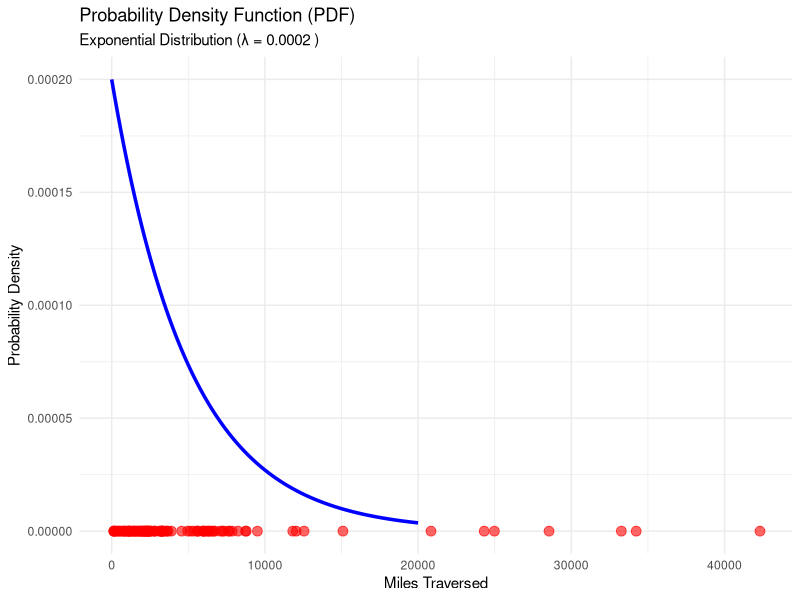
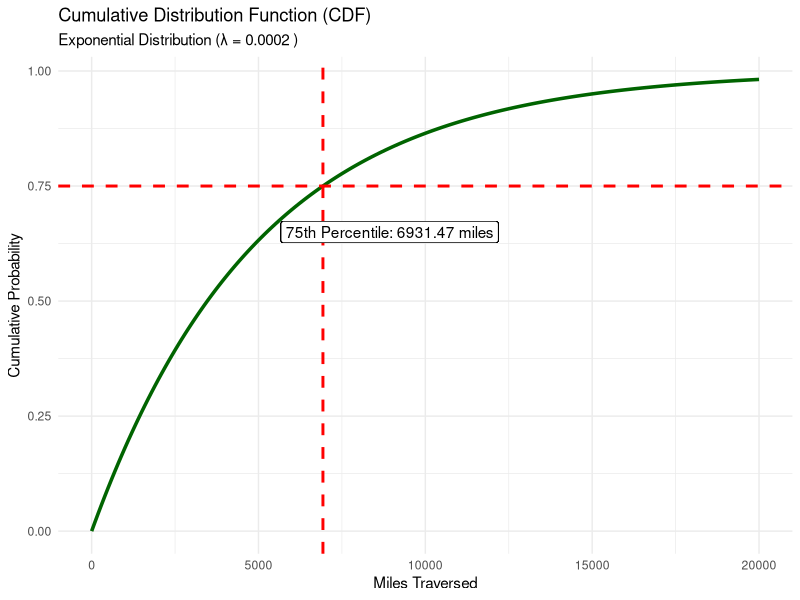

The R script that drew these images, in order:
## ---- chunk 1

## ---- chunk 2

# Load the necessary library for plotting
library(ggplot2)

# Set the rate parameter (lambda). For this example, 1/5000 failures per mile.
lambda <- 1/5000

# ----- PDF Plot (same as before) -----
# Create a data frame for the exponential distribution PDF
pdf_df <- data.frame(x = seq(0, 20000, by = 100))
pdf_df$y <- dexp(pdf_df$x, rate = lambda)

# Create a sample of 100 random failure times
set.seed(42)
sample_failures <- rexp(100, rate = lambda)

# Plot the PDF and the sample data
pdf_plot <- ggplot(pdf_df, aes(x, y)) +
  geom_line(color = "blue", size = 1.2) +
  geom_point(data = data.frame(x = sample_failures, y = 0), aes(x = x, y = y), color = "red", alpha = 0.6, size = 3) +
  labs(title = "Probability Density Function (PDF)",
       subtitle = paste("Exponential Distribution (λ =", format(lambda, scientific = FALSE), ")"),
       x = "Miles Traversed",
       y = "Probability Density") +
  theme_minimal()

print(pdf_plot)

# ----- CDF Plot and 75th Percentile Calculation -----
# Create a data frame for the exponential distribution CDF
cdf_df <- data.frame(x = seq(0, 20000, by = 100))
cdf_df$y <- pexp(cdf_df$x, rate = lambda)

# Calculate the 75th percentile of time to failure
# The qexp() function is the inverse of pexp() and gives the quantile.
percentile_75 <- qexp(0.75, rate = lambda)

# Plot the CDF
cdf_plot <- ggplot(cdf_df, aes(x, y)) +
  geom_line(color = "darkgreen", size = 1.2) +
  # Add a vertical line for the 75th percentile
  geom_vline(xintercept = percentile_75, linetype = "dashed", color = "red", size = 1) +
  # Add a horizontal line for the 75th percentile
  geom_hline(yintercept = 0.75, linetype = "dashed", color = "red", size = 1) +
  # Add a label for the 75th percentile
  geom_label(aes(x = percentile_75, y = 0.75, label = paste0("75th Percentile: ", round(percentile_75, 2), " miles")),
             nudge_x = 2000, nudge_y = -0.1, color = "black", fill = "white") +
  labs(title = "Cumulative Distribution Function (CDF)",
       subtitle = paste("Exponential Distribution (λ =", format(lambda, scientific = FALSE), ")"),
       x = "Miles Traversed",
       y = "Cumulative Probability") +
  theme_minimal()

cdf_plot

# Print the exact calculated value for the percentile
cat("\n\n")
cat("The 75th percentile (miles until 75% of cassettes fail) is:", round(percentile_75, 2), "miles\n")
